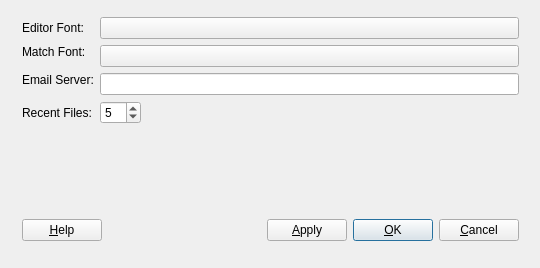
<?xml version="1.0" encoding="UTF-8"?>
<ui version="4.0">
 <class>PrefsBA</class>
 <widget class="QDialog" name="PrefsBA">
  <property name="geometry">
   <rect>
    <x>0</x>
    <y>0</y>
    <width>540</width>
    <height>268</height>
   </rect>
  </property>
  <property name="windowTitle">
   <string>Preferences</string>
  </property>
  <property name="sizeGripEnabled">
   <bool>false</bool>
  </property>
  <widget class="QWidget" name="layout5">
   <property name="geometry">
    <rect>
     <x>11</x>
     <y>6</y>
     <width>519</width>
     <height>246</height>
    </rect>
   </property>
   <layout class="QVBoxLayout">
    <item>
     <layout class="QGridLayout">
      <item row="0" column="0">
       <widget class="QLabel" name="TextLabel2">
        <property name="sizePolicy">
         <sizepolicy hsizetype="Fixed" vsizetype="Minimum">
          <horstretch>0</horstretch>
          <verstretch>0</verstretch>
         </sizepolicy>
        </property>
        <property name="text">
         <string>Editor Font:</string>
        </property>
        <property name="wordWrap">
         <bool>false</bool>
        </property>
       </widget>
      </item>
      <item row="1" column="1" rowspan="2" colspan="3">
       <widget class="QPushButton" name="fontButtonMatch">
        <property name="text">
         <string/>
        </property>
       </widget>
      </item>
      <item row="1" column="0">
       <widget class="QLabel" name="textLabel1">
        <property name="text">
         <string>Match Font:</string>
        </property>
        <property name="wordWrap">
         <bool>false</bool>
        </property>
       </widget>
      </item>
      <item row="0" column="1" colspan="3">
       <widget class="QPushButton" name="fontButton">
        <property name="text">
         <string/>
        </property>
       </widget>
      </item>
      <item row="3" column="1" colspan="3">
       <widget class="QLineEdit" name="emailServerEdit"/>
      </item>
      <item row="2" column="0" rowspan="2">
       <widget class="QLabel" name="TextLabel1_2Emaii">
        <property name="sizePolicy">
         <sizepolicy hsizetype="Fixed" vsizetype="Minimum">
          <horstretch>0</horstretch>
          <verstretch>0</verstretch>
         </sizepolicy>
        </property>
        <property name="text">
         <string>Email Server:</string>
        </property>
        <property name="wordWrap">
         <bool>false</bool>
        </property>
       </widget>
      </item>
      <item row="4" column="0">
       <widget class="QLabel" name="TextLabel1_2">
        <property name="sizePolicy">
         <sizepolicy hsizetype="Fixed" vsizetype="Minimum">
          <horstretch>0</horstretch>
          <verstretch>0</verstretch>
         </sizepolicy>
        </property>
        <property name="text">
         <string>Recent Files:</string>
        </property>
        <property name="wordWrap">
         <bool>false</bool>
        </property>
       </widget>
      </item>
      <item row="4" column="2" colspan="2">
       <spacer name="Spacer1_2">
        <property name="orientation">
         <enum>Qt::Horizontal</enum>
        </property>
        <property name="sizeType">
         <enum>QSizePolicy::Expanding</enum>
        </property>
        <property name="sizeHint" stdset="0">
         <size>
          <width>380</width>
          <height>20</height>
         </size>
        </property>
       </spacer>
      </item>
      <item row="4" column="1">
       <widget class="QSpinBox" name="recentFilesSpinBox">
        <property name="sizePolicy">
         <sizepolicy hsizetype="Fixed" vsizetype="Fixed">
          <horstretch>0</horstretch>
          <verstretch>0</verstretch>
         </sizepolicy>
        </property>
        <property name="maximum">
         <number>25</number>
        </property>
        <property name="value">
         <number>5</number>
        </property>
       </widget>
      </item>
     </layout>
    </item>
    <item>
     <spacer name="Spacer1">
      <property name="orientation">
       <enum>Qt::Vertical</enum>
      </property>
      <property name="sizeType">
       <enum>QSizePolicy::Expanding</enum>
      </property>
      <property name="sizeHint" stdset="0">
       <size>
        <width>20</width>
        <height>40</height>
       </size>
      </property>
     </spacer>
    </item>
    <item>
     <layout class="QHBoxLayout">
      <property name="spacing">
       <number>6</number>
      </property>
      <property name="margin">
       <number>0</number>
      </property>
      <item>
       <widget class="QPushButton" name="buttonHelp">
        <property name="text">
         <string>&amp;Help</string>
        </property>
        <property name="autoDefault">
         <bool>true</bool>
        </property>
       </widget>
      </item>
      <item>
       <spacer name="Horizontal Spacing2">
        <property name="orientation">
         <enum>Qt::Horizontal</enum>
        </property>
        <property name="sizeType">
         <enum>QSizePolicy::Expanding</enum>
        </property>
        <property name="sizeHint" stdset="0">
         <size>
          <width>20</width>
          <height>20</height>
         </size>
        </property>
       </spacer>
      </item>
      <item>
       <widget class="QPushButton" name="buttonApply">
        <property name="text">
         <string>&amp;Apply</string>
        </property>
        <property name="autoDefault">
         <bool>true</bool>
        </property>
       </widget>
      </item>
      <item>
       <widget class="QPushButton" name="buttonOk">
        <property name="text">
         <string>&amp;OK</string>
        </property>
        <property name="autoDefault">
         <bool>true</bool>
        </property>
        <property name="default">
         <bool>true</bool>
        </property>
       </widget>
      </item>
      <item>
       <widget class="QPushButton" name="buttonCancel">
        <property name="text">
         <string>&amp;Cancel</string>
        </property>
        <property name="autoDefault">
         <bool>true</bool>
        </property>
       </widget>
      </item>
     </layout>
    </item>
   </layout>
  </widget>
 </widget>
 <layoutdefault spacing="6" margin="11"/>
 <tabstops>
  <tabstop>fontButton</tabstop>
  <tabstop>emailServerEdit</tabstop>
  <tabstop>recentFilesSpinBox</tabstop>
  <tabstop>buttonHelp</tabstop>
  <tabstop>buttonApply</tabstop>
  <tabstop>buttonOk</tabstop>
  <tabstop>buttonCancel</tabstop>
 </tabstops>
 <resources/>
 <connections>
  <connection>
   <sender>buttonOk</sender>
   <signal>clicked()</signal>
   <receiver>PrefsBA</receiver>
   <slot>accept()</slot>
   <hints>
    <hint type="sourcelabel">
     <x>20</x>
     <y>20</y>
    </hint>
    <hint type="destinationlabel">
     <x>20</x>
     <y>20</y>
    </hint>
   </hints>
  </connection>
  <connection>
   <sender>buttonCancel</sender>
   <signal>clicked()</signal>
   <receiver>PrefsBA</receiver>
   <slot>reject()</slot>
   <hints>
    <hint type="sourcelabel">
     <x>20</x>
     <y>20</y>
    </hint>
    <hint type="destinationlabel">
     <x>20</x>
     <y>20</y>
    </hint>
   </hints>
  </connection>
  <connection>
   <sender>fontButton</sender>
   <signal>pressed()</signal>
   <receiver>PrefsBA</receiver>
   <slot>font_slot()</slot>
   <hints>
    <hint type="sourcelabel">
     <x>20</x>
     <y>20</y>
    </hint>
    <hint type="destinationlabel">
     <x>20</x>
     <y>20</y>
    </hint>
   </hints>
  </connection>
  <connection>
   <sender>buttonHelp</sender>
   <signal>pressed()</signal>
   <receiver>PrefsBA</receiver>
   <slot>help_slot()</slot>
   <hints>
    <hint type="sourcelabel">
     <x>20</x>
     <y>20</y>
    </hint>
    <hint type="destinationlabel">
     <x>20</x>
     <y>20</y>
    </hint>
   </hints>
  </connection>
  <connection>
   <sender>buttonApply</sender>
   <signal>pressed()</signal>
   <receiver>PrefsBA</receiver>
   <slot>apply_slot()</slot>
   <hints>
    <hint type="sourcelabel">
     <x>20</x>
     <y>20</y>
    </hint>
    <hint type="destinationlabel">
     <x>20</x>
     <y>20</y>
    </hint>
   </hints>
  </connection>
  <connection>
   <sender>fontButtonMatch</sender>
   <signal>pressed()</signal>
   <receiver>PrefsBA</receiver>
   <slot>match_font_slot()</slot>
   <hints>
    <hint type="sourcelabel">
     <x>20</x>
     <y>20</y>
    </hint>
    <hint type="destinationlabel">
     <x>20</x>
     <y>20</y>
    </hint>
   </hints>
  </connection>
 </connections>
</ui>
